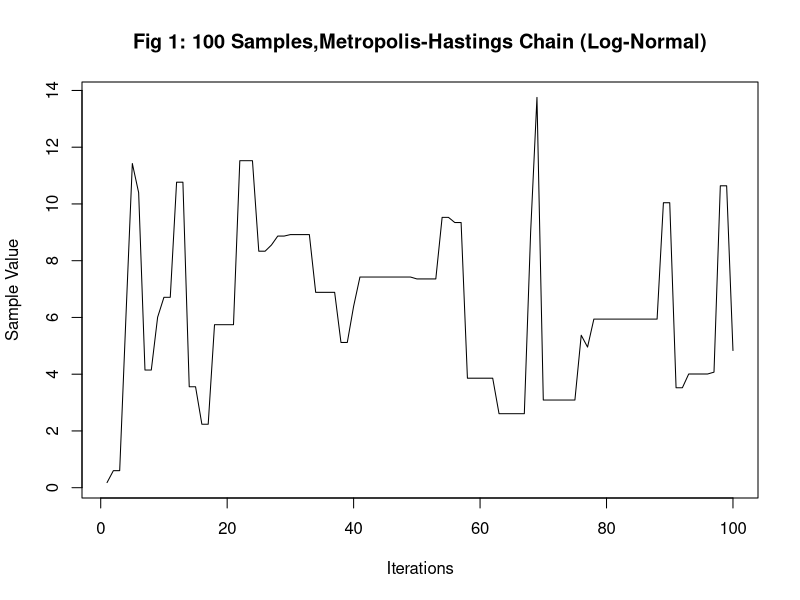
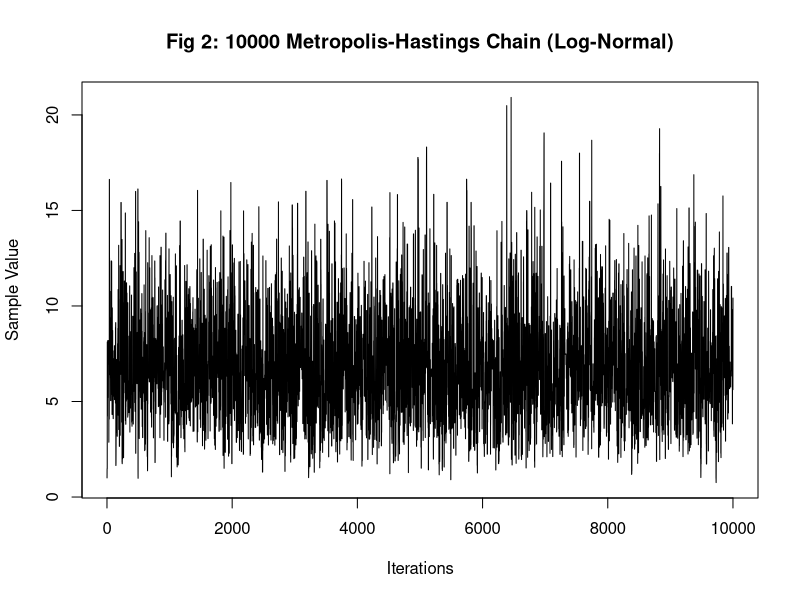
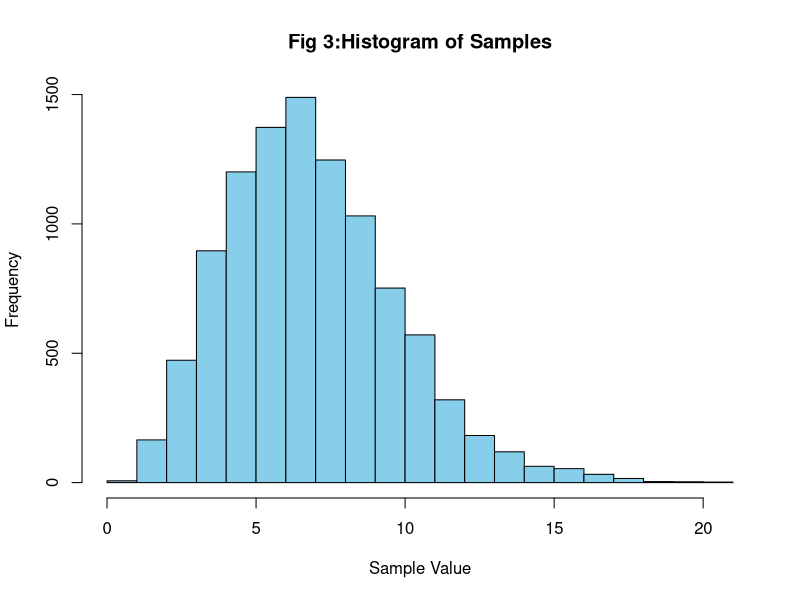
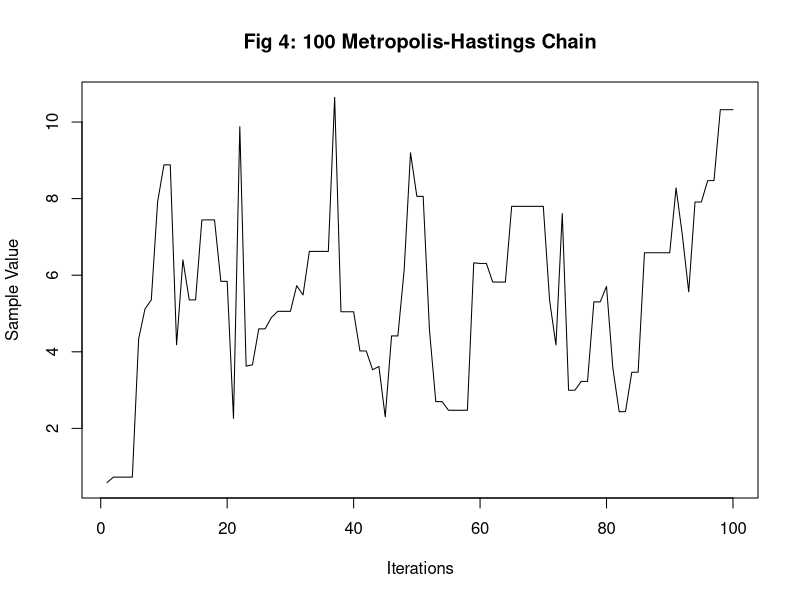
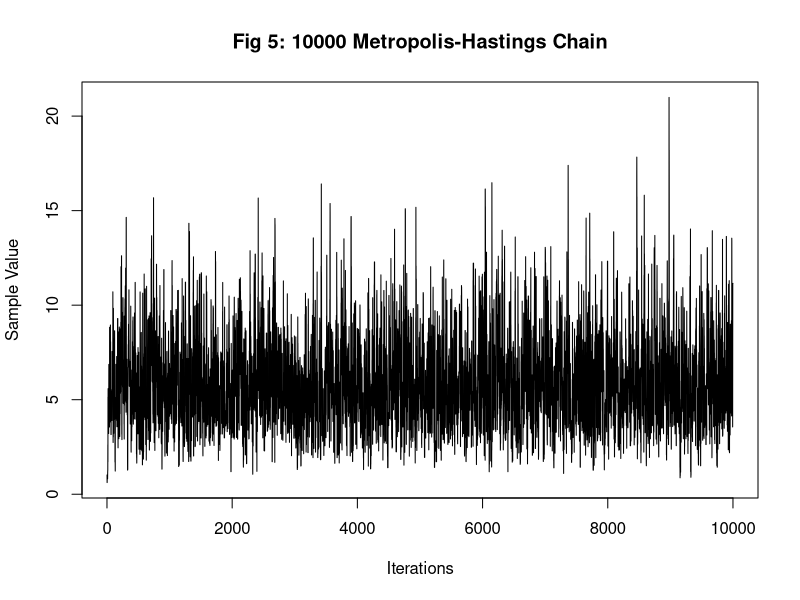
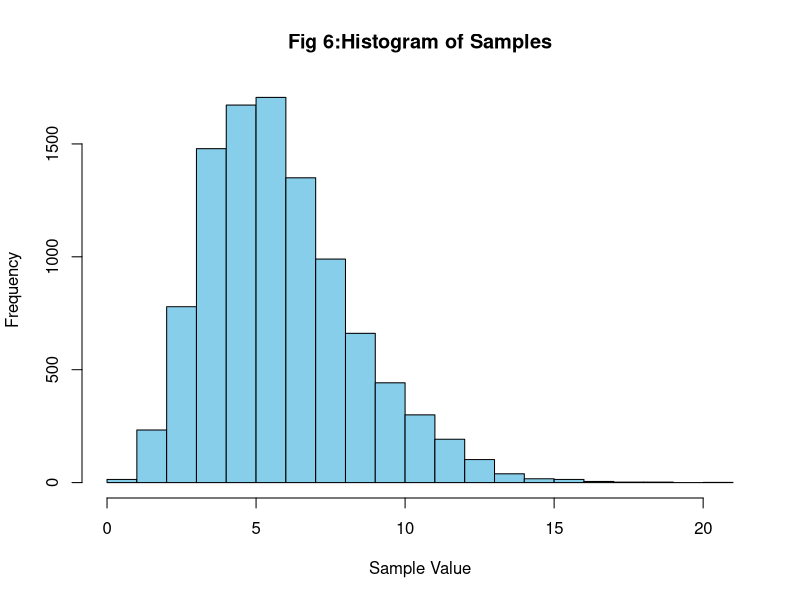
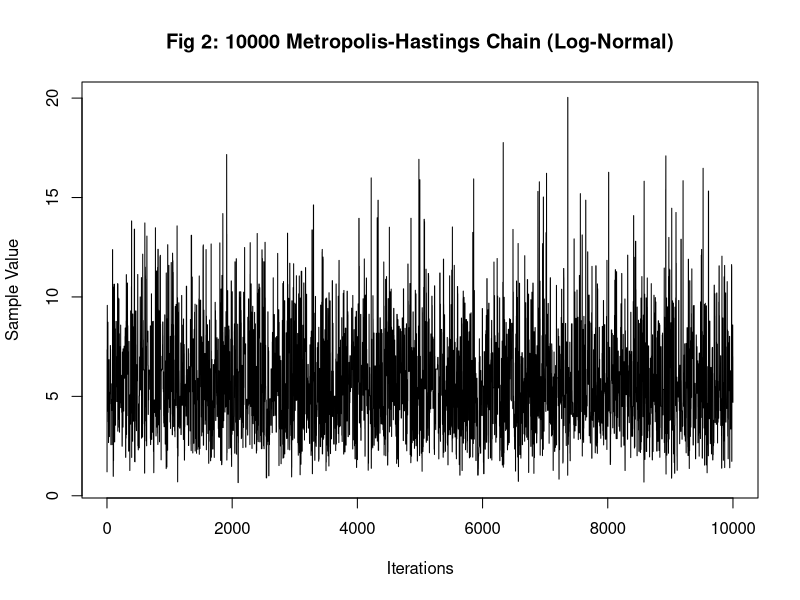
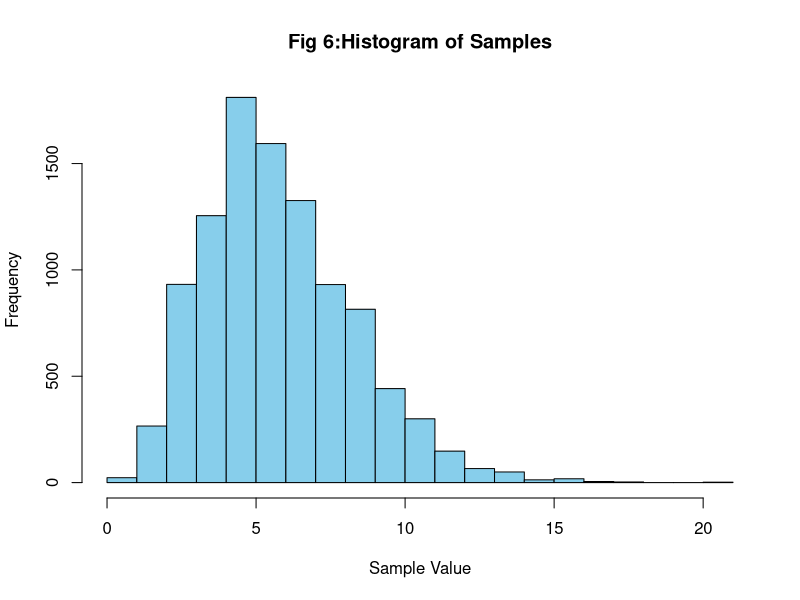

R code for these plots, in order:
## ---- chunk 1
knitr::opts_chunk$set(echo = TRUE)
## ---- chunk 2
###density function ####
f = function(x){
  return(x^5*exp(-x))
}

##metropolis_hastings algorithm####
metropolis_hastings = function(x,n_iteration,prop_distribution,proposed_density){
  chain  <- c()
  accepted_proposals <- 0
  # generate first five values (change 5 to higher number for longer chain)
  for (i in 1:n_iteration)
  {
    u <- prop_distribution(x)
    R     <- min(1, f(u) * proposed_density(x)/(f(x) * proposed_density(u))) # MH ratio 
   
    ap    <- runif(1)
    if (ap<R){
      x <- u 
      accepted_proposals <- accepted_proposals + 1
    } 

    chain <- rbind(chain, x)
  }
  acceptance_rate <- (accepted_proposals / n_iteration)*100
  #cat("Acceptant rate = ",acceptance_rate,"\n")
   chain  # each row is one two-dimensional observation
}

## ---- chunk 3
# Proposal distribution(log-normal) get random sample
proposal_dist = function(x, sigma = 1) {
  return(rlnorm(1, meanlog=log(x), sdlog = sigma))
}

# Proposal density function(Density log-normal)
g = function(x, sigma = 1) {
  return(dlnorm(1, meanlog=log(x), sdlog = sigma))
}

set.seed(12345)
#100 samples
samples1 <- metropolis_hastings(0.1,100,proposal_dist,g)

plot(samples1, type = "l", main = "Fig 1: 100 Samples,Metropolis-Hastings Chain (Log-Normal)", xlab = "Iterations", ylab = "Sample Value")
## ---- chunk 4
  ##10000 samples
  samples <- metropolis_hastings(1,10000,proposal_dist,g)
  plot(samples, type = "l", main = "Fig 2: 10000 Metropolis-Hastings Chain (Log-Normal)", xlab = "Iterations", ylab = "Sample Value")
 # mean(samples)
## ---- chunk 5
###Histogram sample function ####
 hist(samples, main = "Fig 3:Histogram of Samples", xlab = "Sample Value", col = "skyblue", border = "black")
## ---- chunk 6
# Proposal distribution(chi-squired) get random sample
proposal_dist1 <- function(x) {
  df <- floor(x)  # floor function
  return(rchisq(1, df+1))
}

# Proposal density function(Density chi-squired)
g1 = function(x, sigma = 1) {
  df <- floor(x)  # floor function
  return(dchisq(x, df+1))
}

set.seed(12345)
#100 samples
samples_chi <- metropolis_hastings(0.1,100,proposal_dist1,g1)

plot(samples_chi, type = "l", main = "Fig 4: 100 Metropolis-Hastings Chain", xlab = "Iterations", ylab = "Sample Value")
## ---- chunk 7
##10000 samples
  samples_chi2 <- metropolis_hastings(1,10000,proposal_dist1,g1)
  plot(samples_chi2, type = "l", main = "Fig 5: 10000 Metropolis-Hastings Chain", xlab = "Iterations", ylab = "Sample Value")
 # mean(samples)

## ---- chunk 8

###Histogram sample function ####
 hist(samples_chi2, main = "Fig 6:Histogram of Samples", xlab = "Sample Value", col = "skyblue", border = "black")
## ---- chunk 9
# Proposal distribution(log-normal) get random sample
proposal_dist = function(x, sigma = 1.5) {
  return(rlnorm(1, meanlog=log(x), sdlog = sigma))
}

# Proposal density function(Density log-normal)
g = function(x, sigma = 1.5) {
  return(dlnorm(1, meanlog=log(x), sdlog = sigma))
}

set.seed(12345)

##10000 samples
  samples3 <- metropolis_hastings(0.5,10000,proposal_dist,g)
  plot(samples3, type = "l", main = "Fig 2: 10000 Metropolis-Hastings Chain (Log-Normal)", xlab = "Iterations", ylab = "Sample Value")
 # mean(samples)
## ---- chunk 10
  ###Histrogram sample function ####
 hist(samples3, main = "Fig 6:Histogram of Samples", xlab = "Sample Value", col = "skyblue", border = "black")
## ---- chunk 11
sd1=sd(samples)
cat("Variance of sample generated by part a, ",sd1,"\n")
sd2=sd(samples_chi2)
cat("Variance of sample generated by part b, ",sd2,"\n")
sd3=sd(samples3)
cat("Variance of sample generated by part c, ",sd3,"\n")
## ---- chunk 12
mean1=mean(samples)
cat("Expected value of sample generated by part a, ",mean1,"\n")
mean2=mean(samples_chi2)
cat("Expected value of sample generated by part b, ",mean2,"\n")
mean3=mean(samples3)
cat("Expected value of sample generated by part c, ",mean3,"\n")
## ---- chunk 13

# Find the normalization constant c
integral <- (integrate(f, lower = 0, upper = Inf)$value)
cat("C =",integral)

## ---- chunk 14
w  <- 1.999
xv <- seq(-1, 1, by=0.01) * 1/sqrt(1-w^2/4)  # a range of x1-values, where the term below the root is non-negative 
plot(xv, xv, type="n", xlab=expression(x[1]), ylab=expression(x[2]), las=1)
# ellipse
lines(xv, -(w/2)*xv-sqrt(1-(1-w^2/4)*xv^2), lwd=2, col=8)
lines(xv, -(w/2)*xv+sqrt(1-(1-w^2/4)*xv^2), lwd=2, col=8)
## ---- chunk 15
# Gibbs Sampling
set.seed(123)  # for reproducibility
#rm(.Random.seed, envir=globalenv())
n <- 1000
generate_gibbs_sampling <- function(n){
  # Initialize vectors to store samples
  x1_samples <- numeric(n)  
  x2_samples <- numeric(n)
  
  # Initial values
  x1 <- 0
  x2 <- 0
  
  # Gibbs Sampling
  for (i in 1:n) {
    # Sample from the conditional distribution of x2 given x1
    x2 <- runif(1, -0.9995*x1-sqrt(1-(0.001*x1^2 )),-0.9995*x1+sqrt(1 -(0.001*x1^2)))
    x2_samples[i] <- x2
    
    # Sample from the conditional distribution of x1 given x2
    x1 <- runif(1, -0.9995*x2-sqrt(1-(0.001*x2^2)), -0.9995*x2+sqrt(1 -(0.001*x2^2)))
    x1_samples[i] <- x1
  }
  return (list("x1"=x1_samples,"x2"=x2_samples))
}
samples <- generate_gibbs_sampling(n)

# Plot the ellipse
plot(xv, xv, type = "n", xlab = expression(x[1]), ylab = expression(x[2]), las = 1,main = "Gibbs Sampling for Variable X")
lines(xv, -(w / 2) * xv - sqrt(1 - (1 - w^2 / 4) * xv^2), lwd = 2, col = 8)
lines(xv, -(w / 2) * xv + sqrt(1 - (1 - w^2 / 4) * xv^2), lwd = 2, col = 8)

# Plot Gibbs samples
points(samples$x1, samples$x2, pch = 1, col = "lightgreen", cex = 0.5)


# Determine P(X1 > 0) based on the sample
prob_X1_positive <- sum(samples$x1 > 0) / n
print(paste("P(X1 > 0):", prob_X1_positive))
for(i in 1:10){
  samples <- generate_gibbs_sampling(n)
  prob_X1_positive <- sum(samples$x1 > 0) / n
  print(paste("P(X1 > 0):", prob_X1_positive))
}

## ---- chunk 16
# Gibbs Sampling for Transformed Variable U = (U1, U2)
set.seed(123)  # for reproducibility
n <- 1000


  # Initialize vectors to store samples
  u1_samples <- numeric(n)
  u2_samples <- numeric(n)
  
  # Initial values
  u1 <- 0
  u2 <- 0
  
  # Gibbs Sampling for U
  for (i in 1:n) {
    # Sample from the conditional distribution of u1 given u2
    u1 <- runif(1, -2 - u2, 2 - u2)
    u1_samples[i] <- u1
    
    # Sample from the conditional distribution of u2 given u1
    u2 <- runif(1, -2 - u1, 2 - u1)
    u2_samples[i] <- u2
  }
  
# Plot the transformed region
plot(u1_samples, u2_samples, pch = 16, col = "blue", cex = 0.1, main = "Gibbs Sampling for Transformed Variable U",
     xlab = "U1", ylab = "U2")

# Determine P(X1 > 0) = P((U2 + U1)/2 > 0)
prob_X1_positive = sum((u1_samples + u2_samples) / 2 > 0) / n
print(paste("P(X1 > 0):", prob_X1_positive))





